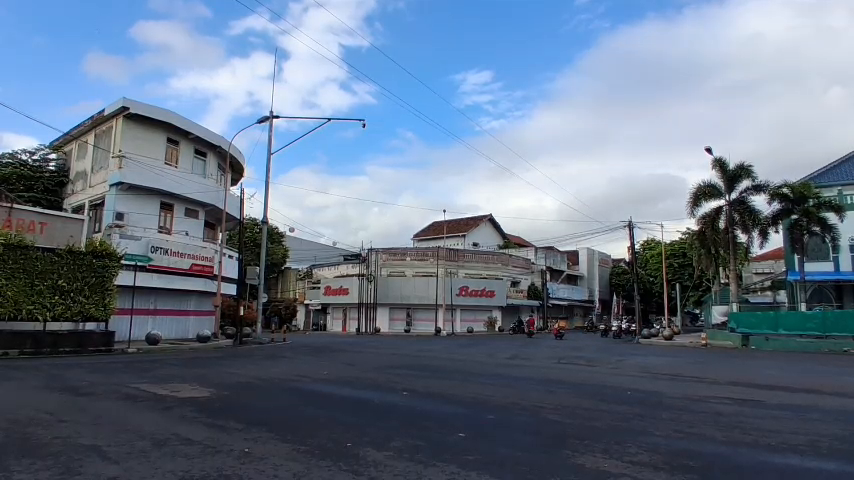
#> input picture frame 33 of Python/Koridor5_SritanjungBarat/highway.mp4, 854 x 480 px
$ python mobiltrack.py
#> lines starting #> are read from the running program, lines starting #| are printed output that depends on the picture; after the words box and inside, x2 and y2 are one past the last pixel; in counts of white or black regions, pixels touching at a corner belong together
import numpy as np
import cv2
import cars
import time
cap = cv2.VideoCapture('highway.mp4')
fgbg = cv2.createBackgroundSubtractorMOG2(detectShadows = True)
kernelOp = np.ones((6,6),np.uint8)
kernelCl = np.ones((11,11),np.uint8)
font=cv2.FONT_HERSHEY_SIMPLEX
persons=[]
max_p_age=5
pid=1
areaTH = 600
new=[]
while(cap.isOpened()):
 ret, frame = cap.read()
#> frame is the input picture: shape (480, 854, 3); mean B, G, R 136.9, 116.8, 101.9
 fgmask = fgbg.apply(frame)
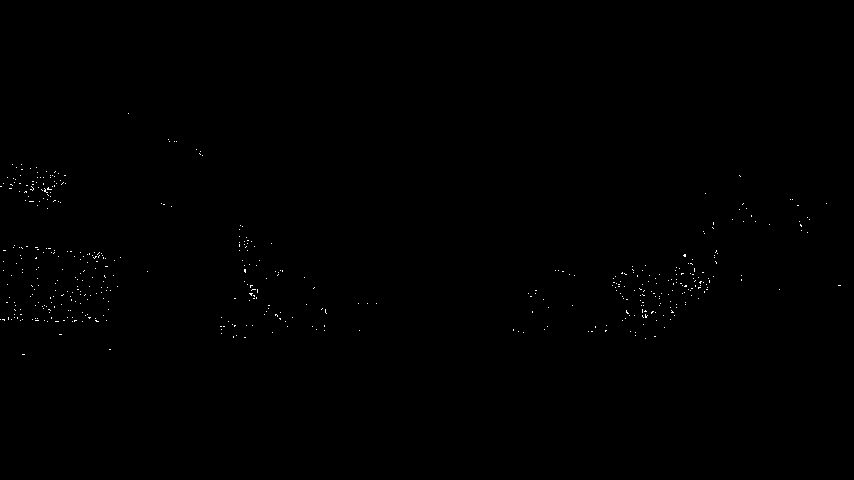
#> fgmask: shape (480, 854); values 127 (black) and 255 (white), 0.18% white in thin lines or dots, all inside (x1, y1, x2, y2) = (0, 113, 841, 355)
 try:
  ret,imBin = cv2.threshold(fgmask,240,255,cv2.THRESH_BINARY)
  mask = cv2.morphologyEx(imBin, cv2.MORPH_OPEN,kernelOp)
#> mask: shape (480, 854); every value is 0
  mask = cv2.morphologyEx(mask,cv2.MORPH_CLOSE,kernelCl)
 except:
  print('EOF')
  break
 contours, hierarchy =cv2.findContours(mask,cv2.RETR_TREE,cv2.CHAIN_APPROX_SIMPLE)
#> contours = []
 for cnt in contours:
  cv2.drawContours(frame,cnt,-1,(0,255,0),3,5)
  area = cv2.contourArea(cnt)
  print(area)
  if area>areaTH:
   M=cv2.moments(cnt)
   cx=int(M['m10']/M['m00'])
   cy=int(M['m01']/M['m00'])
   x,y,w,h=cv2.boundingRect(cnt)
   new = True
   for i in persons:
    if abs(x-i.getX())<=w and abs(y-i.getY())<=h:
     new = False
     i.updateCoords(cx,cy)
     break
  if new == True :
   p = cars.Mycars(pid,cx,cy,max_p_age)
   persons.append(p)
   pid+=1
   cv2.circle(frame,(cx,cy),5,(0,0,255),-1)
   img=cv2.rectangle(frame,(x,y),(x+w,y+h),(0,255,0),3)
   cv2.drawContours(frame,cnt,-1,(0,255,0),3)

   for i in persons:
    if len(i.getTracks())>=2:
     pts=np.array(i.getTracks(),np.int32)
     pts=pts.reshape((-1,1,2))
     frame=cv2.polylines(frame,[pts],False,i.getRGB())
    if i.getId() == 9:
     print(str(i.getX()),',',str(i.getY()))
     #cv2.putText(frame,str(i.getId()),(i.getX(),i.getY()),font,0.3,i.getRGB(),1,cv2.LINE_AA)
     cv2.putText(frame, str(i.getId()),(i.getX(),i.getY()),font,0.3,i.getRGB(),1,cv2.LINE_AA)
     cv2.imshow('Frame',frame)
#> this loop made 0 passes
#> after the loop, persons = []; pid = 1
 k = cv2.waitKey(30) & 0xff
#> (key Esc is pressed here)
 if k == 27:
  break
cap .release()
cv2.destroyAllWindows()

$ run again, starting later in the video
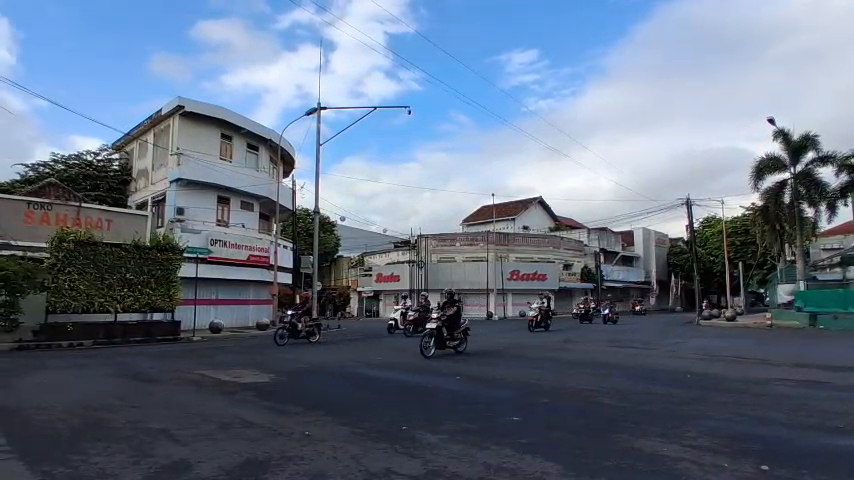
#> input picture frame 151 of Python/Koridor5_SritanjungBarat/highway.mp4, 854 x 480 px
#> frame is the input picture: shape (480, 854, 3); mean B, G, R 131.9, 112.3, 98.5
#> `fgmask = fgbg.apply(frame)`:
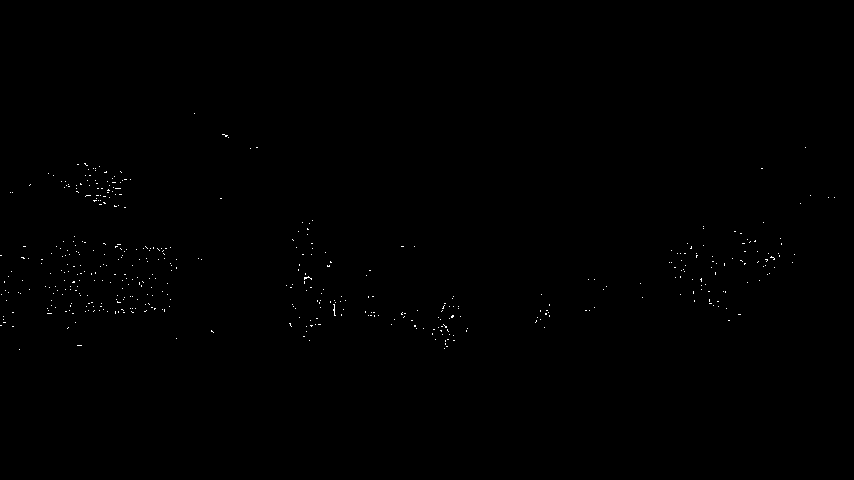
#> fgmask: shape (480, 854); values 127 (black) and 255 (white), 0.19% white in thin lines or dots, all inside (x1, y1, x2, y2) = (0, 113, 835, 350)
#> mask: shape (480, 854); every value is 0
#> contours = []
#> after the loop `for cnt in contours:`: pid = 1

$ run again, starting later in the video
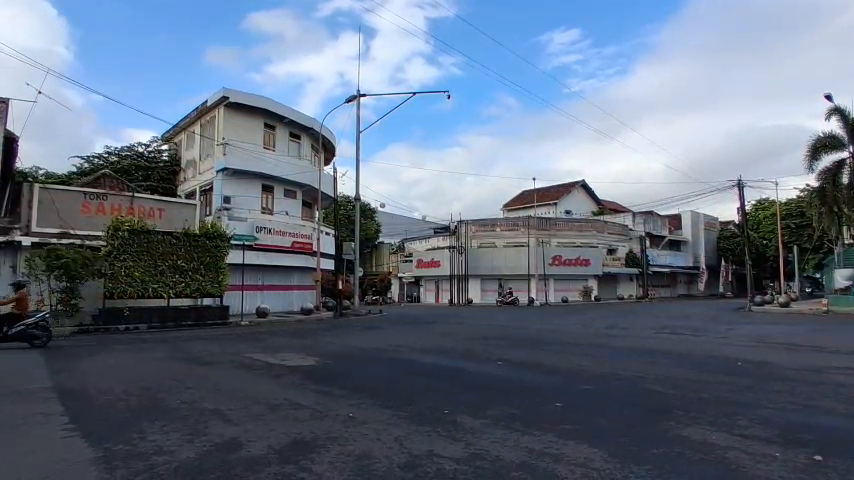
#> input picture frame 269 of Python/Koridor5_SritanjungBarat/highway.mp4, 854 x 480 px
#> frame is the input picture: shape (480, 854, 3); mean B, G, R 129.3, 110.7, 97.9
#> `fgmask = fgbg.apply(frame)`:
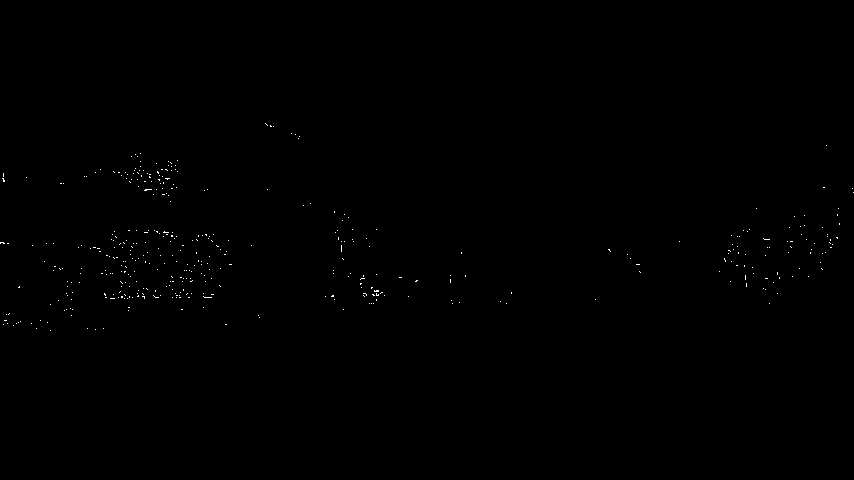
#> fgmask: shape (480, 854); values 127 (black) and 255 (white), 0.17% white in thin lines or dots, all inside (x1, y1, x2, y2) = (0, 123, 854, 331)
#> mask: shape (480, 854); every value is 0
#> contours = []
#> after the loop `for cnt in contours:`: pid = 1
